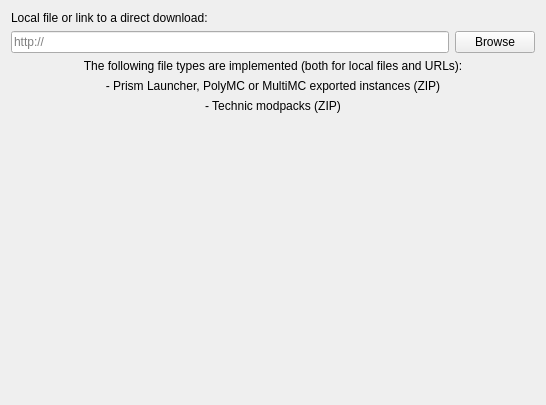
<?xml version="1.0" encoding="UTF-8"?>
<ui version="4.0">
 <class>ImportPage</class>
 <widget class="QWidget" name="ImportPage">
  <property name="geometry">
   <rect>
    <x>0</x>
    <y>0</y>
    <width>546</width>
    <height>405</height>
   </rect>
  </property>
  <layout class="QGridLayout" name="gridLayout">
   <item row="2" column="0">
    <widget class="QLineEdit" name="modpackEdit">
     <property name="placeholderText">
      <string notr="true">http://</string>
     </property>
    </widget>
   </item>
   <item row="2" column="1">
    <widget class="QPushButton" name="modpackBtn">
     <property name="text">
      <string>Browse</string>
     </property>
    </widget>
   </item>
   <item row="3" column="0" rowspan="2" colspan="2">
    <layout class="QVBoxLayout" name="verticalLayout">
     <item>
      <widget class="QLabel" name="label">
       <property name="text">
        <string>The following file types are implemented (both for local files and URLs):</string>
       </property>
       <property name="alignment">
        <set>Qt::AlignCenter</set>
       </property>
      </widget>
     </item>
     <item>
      <widget class="QLabel" name="label_2">
       <property name="text">
        <string>- Prism Launcher, PolyMC or MultiMC exported instances (ZIP)</string>
       </property>
       <property name="alignment">
        <set>Qt::AlignCenter</set>
       </property>
      </widget>
     </item>
     <item>
      <widget class="QLabel" name="label_4">
       <property name="text">
        <string>- Technic modpacks (ZIP)</string>
       </property>
       <property name="alignment">
        <set>Qt::AlignCenter</set>
       </property>
      </widget>
     </item>
    </layout>
   </item>
   <item row="5" column="0" colspan="2">
    <spacer name="verticalSpacer">
     <property name="orientation">
      <enum>Qt::Vertical</enum>
     </property>
     <property name="sizeHint" stdset="0">
      <size>
       <width>20</width>
       <height>40</height>
      </size>
     </property>
    </spacer>
   </item>
   <item row="0" column="0" colspan="2">
    <widget class="QLabel" name="modpackLabel">
     <property name="text">
      <string>Local file or link to a direct download:</string>
     </property>
    </widget>
   </item>
  </layout>
 </widget>
 <resources/>
 <connections/>
</ui>
